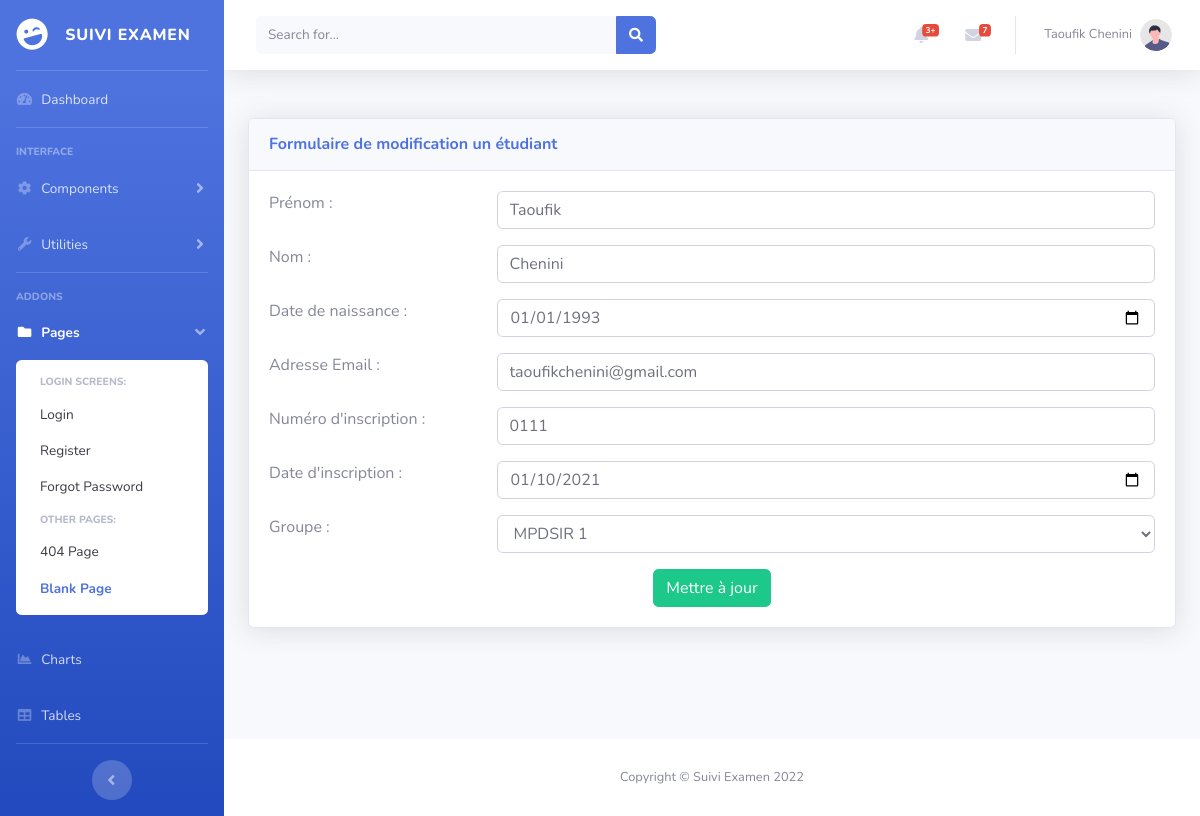
The app's page /admin/edit_student.php?id_student=1 with its own data.
### tables this page shows
CREATE TABLE `etudiant` (
  `numEtd` int(11) NOT NULL,
  `nomEtd` varchar(50) NOT NULL,
  `prenomEtd` varchar(50) NOT NULL,
  `DateNaissanceEtd` date NOT NULL,
  `photoEtd` varchar(150) NOT NULL,
  `adresseMailEtd` varchar(100) NOT NULL,
  `numInscription` varchar(50) NOT NULL,
  `dateInscription` date NOT NULL,
  `au` int(11) NOT NULL,
  `password` varchar(100) NOT NULL,
  `groupe` varchar(11) NOT NULL
);

CREATE TABLE `groupe` (
  `idGroupe` int(11) NOT NULL,
  `nomGroupe` varchar(100) NOT NULL,
  `dateCreation` varchar(20) NOT NULL,
  `au` int(11) NOT NULL
);

### admin/edit_student.php (the view, shortened to what this page needs)
<?php
include('includes/header.php');
include('includes/navbar.php');
include('config/dbconn.php');
$query_groupe="SELECT * from groupe";
$res_groupe=mysqli_query($con, $query_groupe);
?>
 <div class="container-fluid">
    <div class="card shadow mb-4">
        <div class="card-header py-3">
            <h6 class="m-0 font-weight-bold text-primary">Formulaire de modification un étudiant</h6>
        </div>
        <div class="card-body">
        <?php
                $id = $_GET['id_student'];
                $query="SELECT * from etudiant WHERE numEtd='".$id."'";
                $result = mysqli_query($con, $query) or die ( mysqli_error());
                $row = mysqli_fetch_assoc($result);
                if ($row) {
                ?>
        <form id="edit" action="update_student.php?id_student=<?php echo $id ; ?>" method="post">
            <div class="mb-3 row">
              <label for="firstname" class="col-md-3 form-label">Prénom : </label>
              <div class="col-md-9">
                <input type="text" class="form-control" id="firstname" name="firstname" value="<?php echo $row['prenomEtd']; ?>" required>
              </div>
            </div>
            <div class="mb-3 row">
              <label for="lastname" class="col-md-3 form-label">Nom : </label>
              <div class="col-md-9">
                <input type="text" class="form-control" id="lastname" name="lastname" value="<?php echo $row['nomEtd']; ?>" required>
              </div>
            </div>
            <div class="mb-3 row">
              <label for="birthday" class="col-md-3 form-label">Date de naissance : </label>
              <div class="col-md-9">
                <input type="date" class="form-control" id="birthday" name="birthday" value="<?php echo $row['DateNaissanceEtd']; ?>" min="1950-01-01" max="<?= date('Y-m-d'); ?>">
              </div>
            </div>
            <div class="mb-3 row">
              <label for="email" class="col-md-3 form-label">Adresse Email : </label>
              <div class="col-md-9">
                <input type="email" class="form-control" id="email" name="email" value="<?php echo $row['adresseMailEtd']; ?>" required>
              </div>
            </div>
            <div class="mb-3 row">
              <label for="num_inscrit" class="col-md-3 form-label">Numéro d'inscription : </label>
              <div class="col-md-9">
                <input type="text" class="form-control" id="num_inscrit" name="num_inscrit" value="<?php echo $row['numInscription']; ?>" required>
              </div>
            </div>
            <div class="mb-3 row">
              <label for="date_inscrit" class="col-md-3 form-label">Date d'inscription : </label>
              <div class="col-md-9">
                <input type="date" class="form-control" id="date_inscrit" name="date_inscrit" value="<?php echo $row['dateInscription']; ?>" required>
              </div>
            </div>
            <div class="mb-3 row">
              <label for="groupe" class="col-md-3 form-label">Groupe : </label>
              <div class="col-md-9">
                <select name="groupe" id="groupe" class="form-control">
                   <?php foreach($res_groupe as $gr){ ?>
                      <option value="<?php echo $gr['idGroupe'] ?>" <?php if($gr['idGroupe']===$row['groupe']) echo "selected"; ?> ><?php echo $gr['nomGroupe']; ?></option>
                    <?php } ?>
                </select>
              </div>
            </div>
            <div class="text-center">
              <button type="submit" class="btn btn-success">Mettre à jour</button>
            </div>
          </form>
          <?php } else{
              echo "page introuvable";
          }             ?>
        </div>
    </div>
</div>
<?php
include('includes/footer.php');
include('includes/scripts.php');
?>

### records on screen
etudiant: firstname "Taoufik", lastname "Chenini", birthday "01/01/1993", email "taoufikchenini@gmail.com", num_inscrit "0111", date_inscrit "01/10/2021", groupe "MPDSIR 1"
